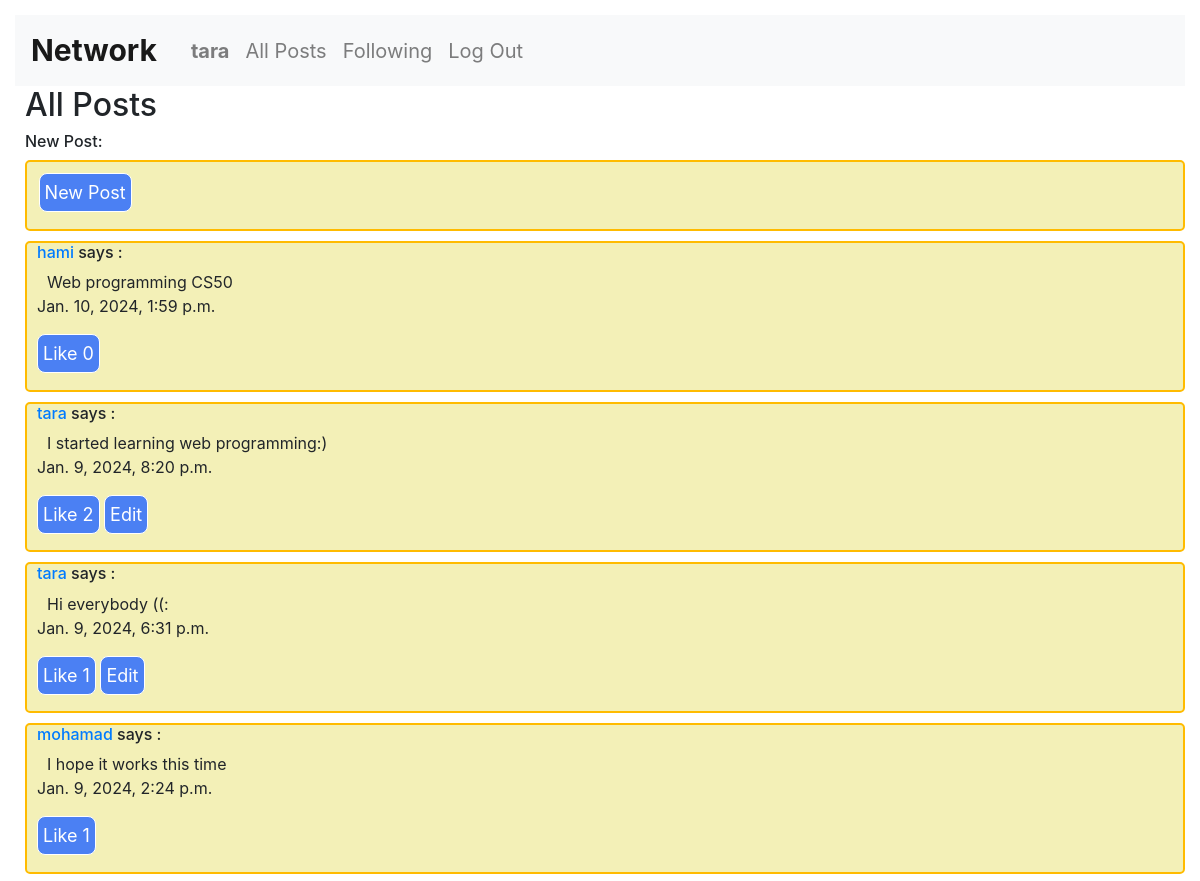
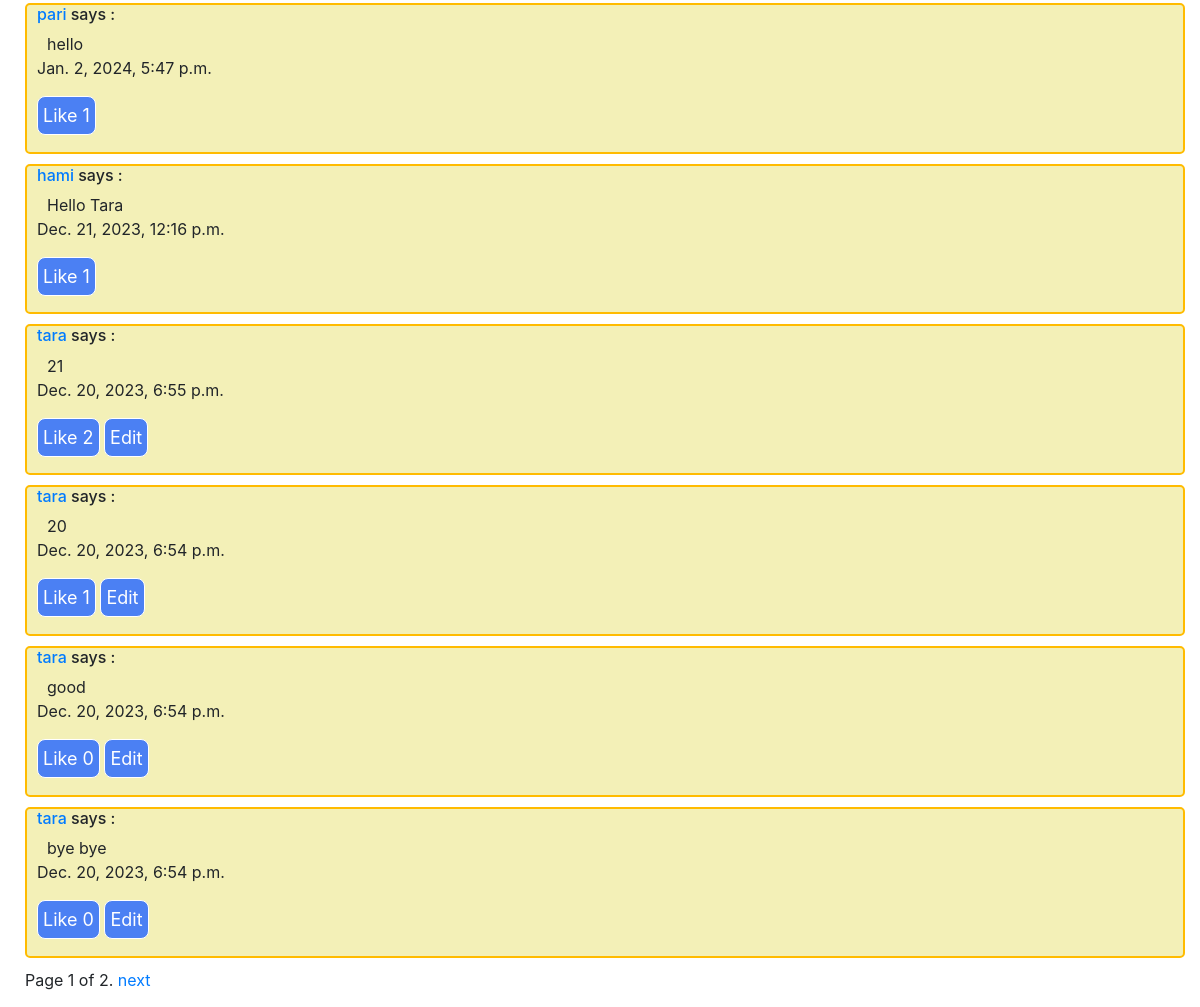
The app's page /all-posts (signed in) with its own data (2 pictures, top to bottom).
### network/models.py (models this page shows, shortened)
class User(AbstractUser):
    posts = models.ForeignKey('Post', on_delete=models.CASCADE, default=None, blank=True, null=True)
    followers = models.ManyToManyField('self', blank=True, symmetrical=False, related_name='user_followers')
    following = models.ManyToManyField('self', blank=True, symmetrical=False, related_name='user_following')

class Post(models.Model):
    writer = models.ForeignKey(User, on_delete=models.CASCADE, default=None, null=True, blank=True)
    content = models.CharField(max_length=250)
    timestamp = models.DateTimeField(auto_now_add=True)
    likes = models.ManyToManyField(User, related_name='user_likes', blank=True)

### network/views.py (the view)
# urls.py: path('all-posts', views.all_posts, name='all_posts'),
def all_posts(request):
    post_list = Post.objects.all().order_by('-timestamp')
    paginator = Paginator(post_list, 10)
    page = request.GET.get('page')
    try:
        posts = paginator.page(page)
    except PageNotAnInteger:
        posts = paginator.page(1)
    except EmptyPage:
        posts = paginator.page(paginator.num_pages)
    context = {
        'posts': posts,
    }
    return render(request, 'network/index.html', context)

### network/templates/network/index.html (shortened to what this page needs)
{% extends "network/layout.html" %}
{% load static %}
{% block body %}
    <h2>All Posts</h2>
    {% if user.is_authenticated%}
        <h6>New Post: </h6>
        <form  id="new" method="post" action="{% url 'new_post' %}">
            <button type="submit">New Post</button>
        </form>
    {% endif %}
    {% for post in posts %}
        <div class="post" id="post-{{ post.id }}">
            <h6><a href="{% url 'profile' username=post.writer.username %}">{{ post.writer.username }}</a> says :</h6>
            <div  id="post-content-{{ post.id }}">{{ post.content }}</div>
            <p>{{ post.timestamp }}</p>
            <button class="likeButton" data-post-id="{{ post.id }}">
                {% if user in post.likes.all %}Unlike{% else %}Like{% endif %}
                <span class='l_num' data-post-id='{{ post.id }}'> {{ post.likes.count }}</span>
            </button>
            {% if user.is_authenticated and user == post.writer %}
                <button class="edit-btn" data-post-id="{{ post.id }}">Edit</button>
            {% endif %}
        </div>
    {% endfor %}
    <div class="pagination">
        <span class="step-links">
            <span class="current">
                Page {{ posts.number }} of {{ posts.paginator.num_pages }}.
            </span>
            {% if posts.has_next %}
                <a href="?page={{ posts.next_page_number }}">next</a>
            {% endif %}
        </span>
    </div>
{% endblock %}

### network/templates/network/layout.html (shortened to what this page needs)
{% load static %}
<!DOCTYPE html>
<html lang="en">
    <head>
        <link rel="stylesheet" href="https://stackpath.bootstrapcdn.com/bootstrap/4.4.1/css/bootstrap.min.css">
        <link href="{% static 'network/styles.css' %}" rel="stylesheet">
    </head>
    <body>
        <nav class="navbar navbar-expand-lg navbar-light bg-light">
            <a class="navbar-brand" href="{% url 'all_posts' %}">Network</a>
            <div>
              <ul class="navbar-nav mr-auto">
                {% if user.is_authenticated %}
                    <li class="nav-item">
                        <a class="nav-link" href="{% url 'profile' username=user.username %}"><strong>{{user.username}}</strong></a>
                    </li>
                {% endif %}
                <li class="nav-item">
                  <a class="nav-link" href="{% url 'all_posts' %}">All Posts</a>
                </li>
                {% if user.is_authenticated %}
                    <li class="nav-item">
                        <a class="nav-link" href="{% url 'following_posts' %}">Following</a>
                    </li>
                    <li class="nav-item">
                        <a class="nav-link" href="{% url 'logout' %}">Log Out</a>
                    </li>
                {% endif %}
              </ul>
            </div>
          </nav>
        <div class="body">
            {% block body %}
            {% endblock %}
        </div>
    </body>
</html>

### network/static/network/styles.css (style rules this page uses)
body { padding: 15px; }
div { padding-left: 10px; }
.post { border: solid 2px rgb(255, 187, 0); border-radius: 5px; margin-top: 10px; margin-bottom: 10px; padding-bottom: 1%; background-color:rgb(243, 240, 183) ; }
button { background-color: rgb(75, 128, 243); color: white; border: solid 1px white; border-radius: 8px; font-size: 18px; text-align: center; padding: 5px; margin-bottom: 5px; }
.navbar-brand { font-weight: bold; font-size: 30px; color: rgb(237, 163, 237); }
form { width: 100%; height: 60px; }
#new { width: 100%; height:20%; background-color:rgb(243, 240, 183) ; padding: 1%; border: solid 2px rgb(255, 187, 0); border-radius: 5px; }
.navbar { font-size: 20px; color: rgb(93, 16, 90); background-color: rgb(232, 227, 139); height: 10%; }
.nav-item { color:rgb(102, 0, 255); }

### records on screen
User: username "tara"
Post: writer.username "hami", content "Web programming CS50", timestamp "Jan. 10, 2024, 1:59 p.m.", shows "Like", likes.count "0"
Post: writer.username "tara", content "I started learning web programming:)", timestamp "Jan. 9, 2024, 8:20 p.m.", shows "Like", likes.count "2"
Post: writer.username "tara", content "Hi everybody ((:", timestamp "Jan. 9, 2024, 6:31 p.m.", shows "Like", likes.count "1"
Post: writer.username "mohamad", content "I hope it works this time", timestamp "Jan. 9, 2024, 2:24 p.m.", shows "Like", likes.count "1"
Post: writer.username "pari", content "hello", timestamp "Jan. 2, 2024, 5:47 p.m.", shows "Like", likes.count "1"
Post: writer.username "hami", content "Hello Tara", timestamp "Dec. 21, 2023, 12:16 p.m.", shows "Like", likes.count "1"
Post: writer.username "tara", content "21", timestamp "Dec. 20, 2023, 6:55 p.m.", shows "Like", likes.count "2"
Post: writer.username "tara", content "20", timestamp "Dec. 20, 2023, 6:54 p.m.", shows "Like", likes.count "1"
Post: writer.username "tara", content "good", timestamp "Dec. 20, 2023, 6:54 p.m.", shows "Like", likes.count "0"
Post: writer.username "tara", content "bye bye", timestamp "Dec. 20, 2023, 6:54 p.m.", shows "Like", likes.count "0"

### other values on screen
{{ posts.number }} "1"
{{ posts.paginator.num_pages }} "2"
